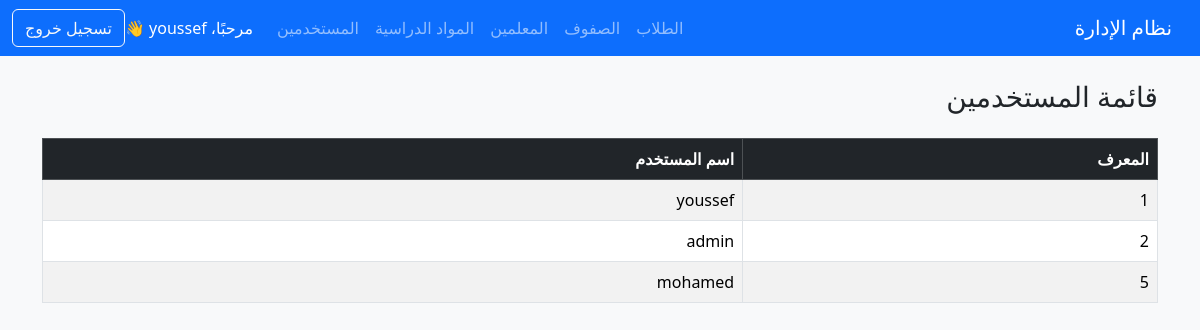
The page /youssef_students_v2/users/view.php (signed in) on the database its author committed.
### tables this page shows
CREATE TABLE `users` (
  `id` int(11) NOT NULL,
  `username` varchar(50) NOT NULL,
  `password` varchar(255) NOT NULL,
  `role` varchar(20) DEFAULT 'user'
);

### youssef_students_v2/users/view.php (the view, shortened to what this page needs)
<?php
include '../includes/header.php';
include '../config/db.php';
$sql = "SELECT * FROM users";
$result = $conn->query($sql);
?>
<h3 class="mb-4">قائمة المستخدمين</h3>
<table class="table table-bordered table-striped">
  <thead class="table-dark">
    <tr>
      <th>المعرف</th>
      <th>اسم المستخدم</th>
    </tr>
  </thead>
  <tbody>
    <?php while($row = $result->fetch_assoc()): ?>
      <tr>
        <td><?= $row['id'] ?></td>
        <td><?= $row['username'] ?></td>
      </tr>
    <?php endwhile; ?>
  </tbody>
</table>
</div>
</body>
</html>

### rows shown on the page
users: id "1", username "youssef"
users: id "2", username "admin"
users: id "5", username "mohamed"

### other values the page prints
$_SESSION['username'] "youssef"
